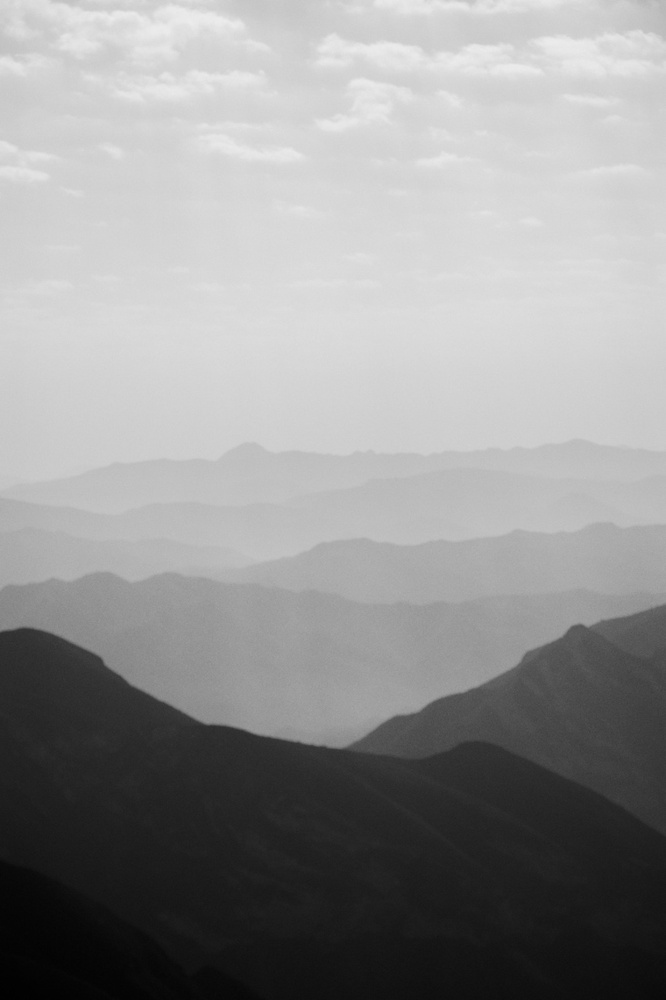
#> input picture ödev10/image5.jpeg, 666 x 1000 px, shrunk from 1066 x 1600 before the run, found by its file name
$ jupyter execute clahe_gercekleme.ipynb
#> lines starting #> are read from the running program, lines starting #| are printed output that depends on the picture
<a href="https://colab.research.google.com/github/hilalkaynarcali/goruntu-isleme/blob/main/clahe_gercekleme.ipynb" target="_parent"></a>

[cell 1]
import cv2
import numpy as np
import matplotlib.pyplot as plt

[cell 2]
from google.colab import files
yuklenen = files.upload()
#> the answer given: image5.jpeg
dosya_adi = list(yuklenen.keys())[0]
print("Yüklenen dosya:", dosya_adi)

[cell 3]
resim = cv2.imread("image5.jpeg", cv2.IMREAD_GRAYSCALE)
#> resim is the input picture: shape (1000, 666); min 0, max 236, mean 147.2

plt.imshow(resim, cmap='gray')
plt.title("Orijinal Görüntü")
plt.axis('off')
plt.show()

[cell 4]
clahe = cv2.createCLAHE(clipLimit=2.0, tileGridSize=(8, 8))

clahe_resim = clahe.apply(resim)
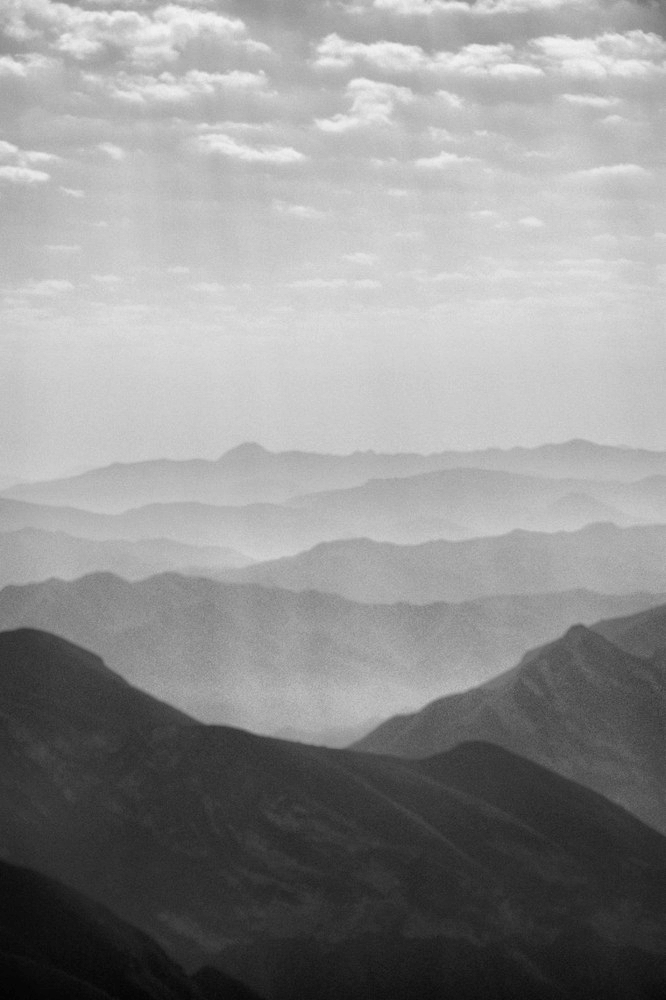
#> clahe_resim: shape (1000, 666); min 1, max 241, mean 145.4

plt.imshow(clahe_resim, cmap='gray')
plt.title("OpenCV CLAHE Sonucu")
plt.axis('off')
plt.show()

[cell 5]
yukseklik, genislik = resim.shape
#> yukseklik = 1000; genislik = 666

bolge_sayisi = 8
clip_limit = 2.0

bolge_yukseklik = yukseklik // bolge_sayisi
#> bolge_yukseklik = 125
bolge_genislik = genislik // bolge_sayisi
#> bolge_genislik = 83

yeni_resim = np.zeros((yukseklik, genislik), dtype=np.uint8)

for a in range(bolge_sayisi):
    for b in range(bolge_sayisi):

        y1 = a * bolge_yukseklik
        y2 = (a + 1) * bolge_yukseklik

        x1 = b * bolge_genislik
        x2 = (b + 1) * bolge_genislik

        bolge = resim[y1:y2, x1:x2]

        histogram = [0] * 256

        for i in range(bolge.shape[0]):
            for j in range(bolge.shape[1]):
                histogram[bolge[i, j]] += 1

        toplam = bolge.size
        limit = int(clip_limit * toplam / 256)

        tasan = 0

        for i in range(256):
            if histogram[i] > limit:
                tasan += histogram[i] - limit
                histogram[i] = limit

        for i in range(256):
            histogram[i] += tasan // 256

        for i in range(tasan % 256):
            histogram[i] += 1

        cdf = [0] * 256
        cdf[0] = histogram[0]

        for i in range(1, 256):
            cdf[i] = cdf[i-1] + histogram[i]

        cdf_min = 0

        for i in range(256):
            if cdf[i] > 0:
                cdf_min = cdf[i]
                break

        yeni_deger = [0] * 256

        for i in range(256):
            if toplam > cdf_min:
                deger = ((cdf[i] - cdf_min) / (toplam - cdf_min)) * 255
                yeni_deger[i] = max(0, min(255, int(deger)))

        for i in range(bolge.shape[0]):
            for j in range(bolge.shape[1]):
                yeni_resim[y1+i, x1+j] = yeni_deger[bolge[i, j]]
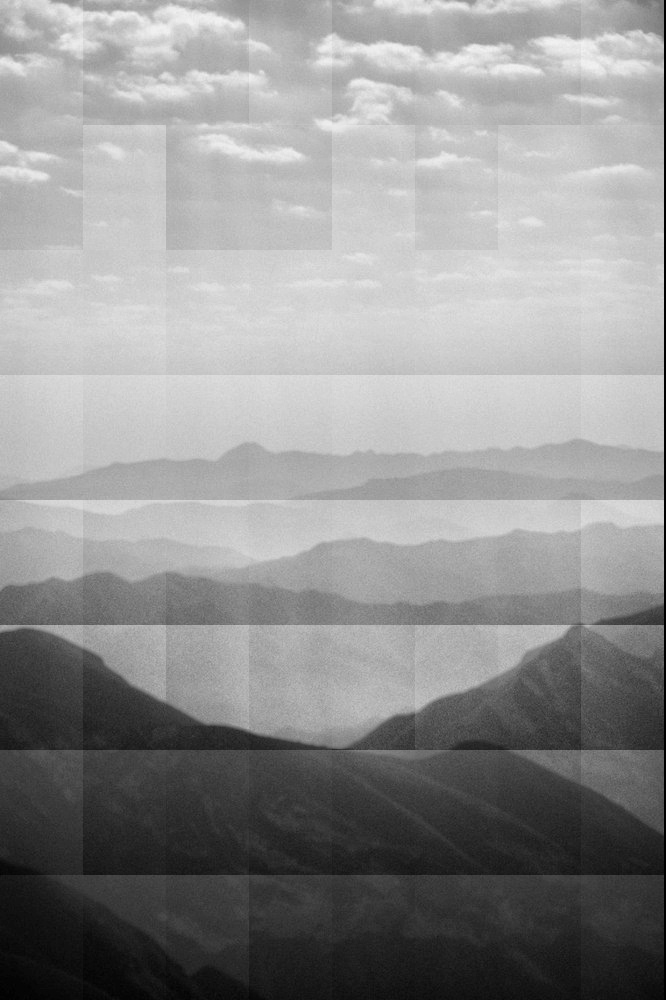
#> yeni_resim: shape (1000, 666); min 0, max 240, mean 144.2

print("Manuel CLAHE işlemi tamamlandı.")

[cell 6]
plt.imshow(yeni_resim, cmap='gray')
plt.title("Hazır Fonksiyon Olmadan CLAHE Sonucu")
plt.axis('off')
plt.show()

[cell 7]
plt.figure(figsize=(15, 5))

plt.subplot(1, 3, 1)
plt.imshow(resim, cmap='gray')
plt.title("Orijinal Görüntü")
plt.axis('off')

plt.subplot(1, 3, 2)
plt.imshow(clahe_resim, cmap='gray')
plt.title("OpenCV CLAHE")
plt.axis('off')

plt.subplot(1, 3, 3)
plt.imshow(yeni_resim, cmap='gray')
plt.title("Kendi CLAHE İşlemimiz")
plt.axis('off')

plt.show()
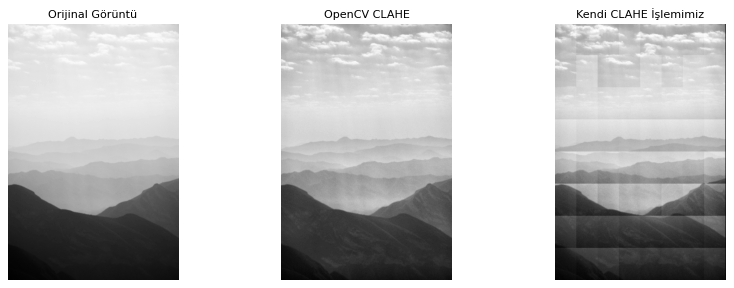
#> figure drawn by matplotlib, 3 panels
